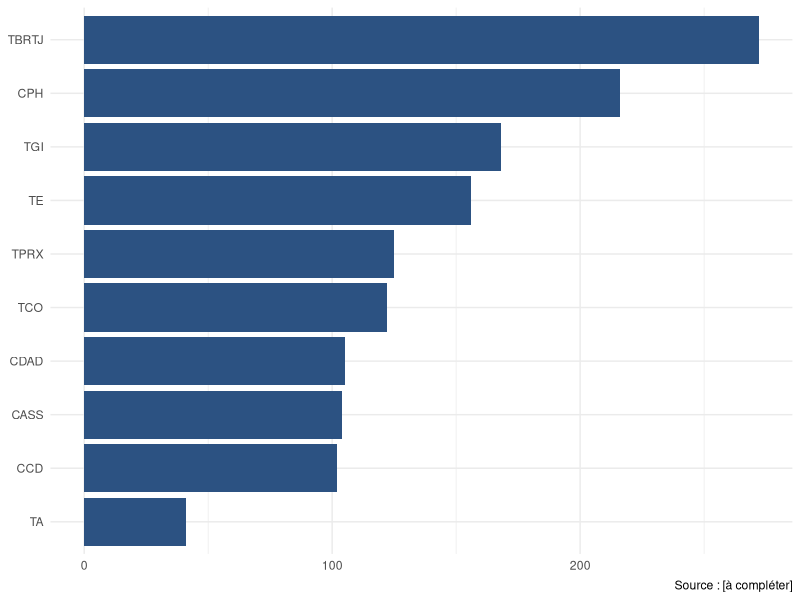

This figure's R source:
## ---- chunk 1
#| label: setup
#| include: false
# ---- Packages et import ----------------------------------------------------
library(dplyr)
library(ggplot2)

donnees <- read.csv2("../../data/structures.csv", fileEncoding = "UTF-8")

# ---- Contrôle après import -------------------------------------------------
stopifnot(nrow(donnees) > 0)
## ---- chunk 2
#| label: tbl-principal
#| tbl-cap: "[Légende du tableau]"
donnees |>
  count(type_code, sort = TRUE) |>
  head(10) |>
  knitr::kable()
## ---- chunk 3
#| label: fig-principal
#| fig-cap: "[Légende de la figure]"
#| fig-width: 8
#| fig-height: 5
donnees |>
  count(type_code, sort = TRUE) |>
  head(10) |>
  ggplot(aes(x = reorder(type_code, n), y = n)) +
  geom_col(fill = "#2c5282") +
  coord_flip() +
  labs(x = NULL, y = NULL, caption = "Source : [à compléter]") +
  theme_minimal(base_size = 11)
